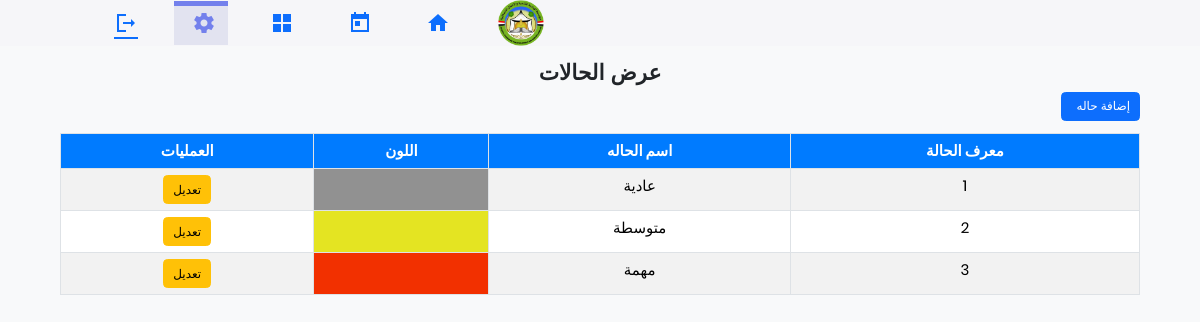
The app's page /Views/priority_viow.php with its own data.
### tables this page shows
CREATE TABLE `task_priority` (
  `priority_id` int(2) NOT NULL AUTO_INCREMENT,
  `priority` varchar(45) NOT NULL,
  `priority_color` varchar(7) NOT NULL DEFAULT '#ffffff',
  PRIMARY KEY (`priority_id`)
);

### Model/Table.php (called while the page is built, shortened)
<?php
abstract class Table
{
    protected static $tableName;
    protected static $connection;
    public static function setConn()
    {
        static::$connection = new \mysqli('localhost', 'root', '', 'on_time');
    }
    static function All()
    {
        $tableName = static::$tableName;
        $query = "SELECT * FROM $tableName";
        $result = self::$connection->query($query);
        return $result->fetch_all(MYSQLI_BOTH);
    }
}

### Views/priority_viow.php (the view, shortened to what this page needs)
<?php
include "../components/head.php";
include "../components/sitting.php";
include "../Model/Table.php";
$prioritys = Model\Priority::All();
?>
<head>
    <link rel="stylesheet" href="../bootstrap.css">
    <link rel="stylesheet" href="../Views/styelss.css">
</head>
<body data-bs-theme="light">
    <div class="contai">
        <h1 class="text-center">عرض الحالات </h1>
        <div class="text-end mb-3">
            <a href="../Views/add_priority.php" class="btn btn-primary">
                إضافة حاله&nbsp;&nbsp;<i class="fa fa-plus"></i>
            </a>
        </div>
        <?php
        if (isset($prioritys['error'])) {
            echo "<div class='alert alert-danger text-center'>" . $prioritys['error'] . "</div>";
        } elseif (isset($prioritys['info'])) {
            echo "<div class='alert alert-info text-center'>" . $prioritys['info'] . "</div>";
        } else {
            echo '<table class="table table-bordered table-striped text-center">';
            echo '<thead>';
            echo '<tr>';
            echo '<th>معرف الحالة </th>';
            echo '<th>اسم الحاله</th>';
            echo '<th>اللون</th>';
            echo '<th>العمليات</th>';
            echo '</tr>';
            echo '</thead>';
            echo '<tbody>';
            foreach ($prioritys as $fetch) {
                echo '<tr>';
                echo '<td>' . $fetch['priority_id'] . '</td>';
                echo '<td>' . $fetch['priority'] . '</td>';
                echo '<td style="background-color: ' . $fetch['priority_color'] . ';">' . "" . '</td>';
                echo '<td>';
                echo '<a href="edit_piority.php?priority_id=' . $fetch['priority_id'] . '" class="btn btn-warning">تعديل</a>';
                echo '</td>';
                echo '</tr>';
            }
            echo '</tbody>';
            echo '</table>';
        }
        ?>
    </div>
</body>

### assets/css/style.css (style rules this page uses)
:root { --color-primary: #7380ec; --color-danger: #ff7782; --color-success: #41f1b6; --color-warning: #ffbb55; --color-white: #fff; --color-info: #7d8da1; --color-dark: #363949; --color-light: rgba(132, 139, 200, 0.18); --color-dark-varient: #677483; --color-background: #f6f6f9; --card-border-radius: 2rem; --border-radius-1: 0.4rem; --border-radius-2: 1.2rem; --card-padding: 1.8rem; --box-shadow: 0 2rem 3rem var(--color-light); }
* { margin: 0; padding: 0; text-decoration: none; list-style: none; box-sizing: border-box; }
html { font-size: 14px; scroll-behavior: smooth; }
body { font-size: 13px; line-height: 1.8; color: #222; background: #f8f8f8; font-weight: 400; font-family: Poppins; }

### Views/styelss.css (style rules this page uses)
* { margin: 0; padding: 0; text-decoration: none; list-style: none; box-sizing: border-box; }
html { font-size: 14px; scroll-behavior: smooth; }
body { font-family: "Poppins", sans-serif; font-size: 0.88rem; user-select: none; overflow-x: hidden; }
h1 { font-weight: 800; font-size: 1.8rem; }
@media screen and (max-width: 1200px) { html { font-size: 12px; } }

### Views/priority_viow.php (style rules this page uses)
body { direction: rtl; background-color: #f8f9fa; font-size: 15px; }
.contai { margin-top: 20px; position: relative; top: 40px; width: 90%; right: 60px; }
.table thead th { background-color: #007bff; color: white; }

### records on screen
task_priority: priority_id "1", priority "عادية"
task_priority: priority_id "2", priority "متوسطة"
task_priority: priority_id "3", priority "مهمة"
